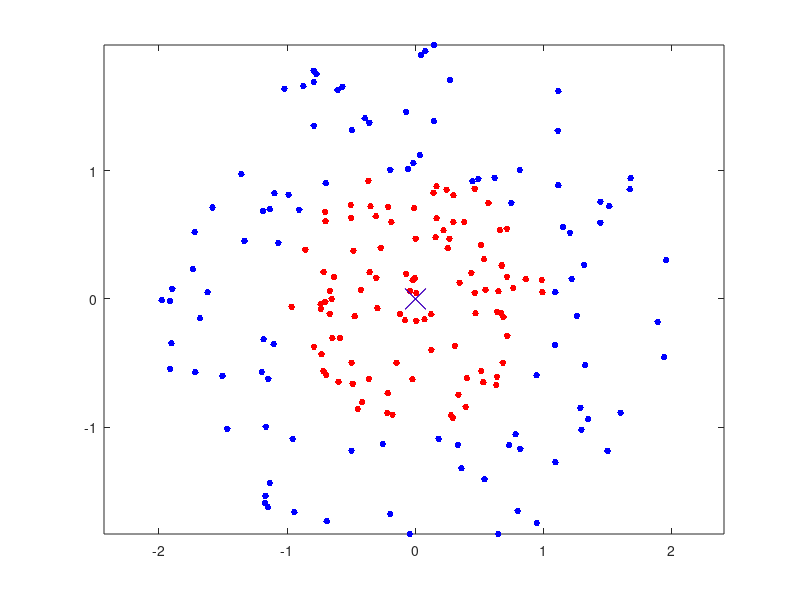

This chart was generated by the following MATLAB code:
function [] = partII()

    % generate the data

    rng(1); 
    r = sqrt(rand(100,1)); 
    t = 2*pi*rand(100,1);  
    data1 = [r.*cos(t), r.*sin(t)]; 

    r2 = sqrt(3*rand(100,1)+1); 
    t2 = 2*pi*rand(100,1);      
    data2 = [r2.*cos(t2), r2.*sin(t2)]; 

    % plot the data

    figure;
    plot(data1(:,1),data1(:,2),'r.','MarkerSize',15)
    hold on
    plot(data2(:,1),data2(:,2),'b.','MarkerSize',15)
    axis equal
    hold on

    % work on class 1
    [a1, R1] = calcRandCentre(data1);

    % work on class 2
    [a2, R2] = calcRandCentre(data2);

    % plot centre and radius for class 1
    plot(a1(1), a1(2), 'rx', 'MarkerSize', 15);
    viscircles(a1', R1, 'Color', 'r', 'LineWidth', 1);
    hold on

    % plot centre and radius for class 2
    plot(a2(1), a2(2), 'bx', 'MarkerSize', 15);
    viscircles(a2', R2, 'Color', 'b', 'LineWidth', 1);

end

function [a, R] = calcRandCentre(data)
    X = data';
    [~,n] = size(X);
    k = zeros(n,1);
    for i=1:n
        k(i) = X(:,i)'*X(:,i);
    end
    H = 2*(X'*X);
    f = -k;
    
    A = zeros(1,n);
    c = 0;
    
    A_e = ones(1,n);
    c_e = 1;
    
    g_l = zeros(n,1);
    g_u = 100000*ones(n,1);
    
    t = quadprog(H, f, A, c, A_e, c_e, g_l, g_u);
    a = X*t
    % calculate R by averaging support vectors
    index = find(t > 1e-9);
    
    R_sum = 0;
    for i = 1:size(index,1)
        R_sum = R_sum + sqrt((X(:,index(i))-a)'*(X(:,index(i))-a));
    end
    R = R_sum/size(index,1)
    
    
end